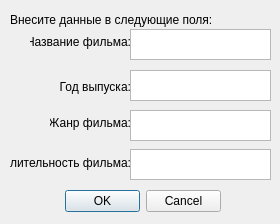
<?xml version="1.0" encoding="UTF-8"?>
<ui version="4.0">
 <class>Form</class>
 <widget class="QWidget" name="Form">
  <property name="geometry">
   <rect>
    <x>0</x>
    <y>0</y>
    <width>280</width>
    <height>224</height>
   </rect>
  </property>
  <property name="minimumSize">
   <size>
    <width>280</width>
    <height>224</height>
   </size>
  </property>
  <property name="maximumSize">
   <size>
    <width>280</width>
    <height>224</height>
   </size>
  </property>
  <property name="windowTitle">
   <string/>
  </property>
  <widget class="QLabel" name="label">
   <property name="geometry">
    <rect>
     <x>10</x>
     <y>10</y>
     <width>211</width>
     <height>20</height>
    </rect>
   </property>
   <property name="text">
    <string>Внесите данные в следующие поля:</string>
   </property>
  </widget>
  <widget class="QLabel" name="label_2">
   <property name="geometry">
    <rect>
     <x>30</x>
     <y>35</y>
     <width>101</width>
     <height>21</height>
    </rect>
   </property>
   <property name="text">
    <string>Название фильма:</string>
   </property>
   <property name="alignment">
    <set>Qt::AlignRight|Qt::AlignTop|Qt::AlignTrailing</set>
   </property>
  </widget>
  <widget class="QLabel" name="label_3">
   <property name="geometry">
    <rect>
     <x>50</x>
     <y>80</y>
     <width>81</width>
     <height>20</height>
    </rect>
   </property>
   <property name="text">
    <string>  Год выпуска:</string>
   </property>
   <property name="alignment">
    <set>Qt::AlignRight|Qt::AlignTop|Qt::AlignTrailing</set>
   </property>
  </widget>
  <widget class="QLabel" name="label_4">
   <property name="geometry">
    <rect>
     <x>50</x>
     <y>116</y>
     <width>81</width>
     <height>20</height>
    </rect>
   </property>
   <property name="autoFillBackground">
    <bool>false</bool>
   </property>
   <property name="text">
    <string>Жанр фильма:</string>
   </property>
   <property name="alignment">
    <set>Qt::AlignRight|Qt::AlignTop|Qt::AlignTrailing</set>
   </property>
  </widget>
  <widget class="QLabel" name="label_5">
   <property name="geometry">
    <rect>
     <x>10</x>
     <y>156</y>
     <width>121</width>
     <height>20</height>
    </rect>
   </property>
   <property name="text">
    <string>Длительность фильма:</string>
   </property>
   <property name="alignment">
    <set>Qt::AlignRight|Qt::AlignTop|Qt::AlignTrailing</set>
   </property>
  </widget>
  <widget class="QPlainTextEdit" name="duration">
   <property name="geometry">
    <rect>
     <x>130</x>
     <y>149</y>
     <width>141</width>
     <height>31</height>
    </rect>
   </property>
  </widget>
  <widget class="QPlainTextEdit" name="year">
   <property name="geometry">
    <rect>
     <x>130</x>
     <y>70</y>
     <width>141</width>
     <height>31</height>
    </rect>
   </property>
  </widget>
  <widget class="QPlainTextEdit" name="genre">
   <property name="geometry">
    <rect>
     <x>130</x>
     <y>110</y>
     <width>141</width>
     <height>31</height>
    </rect>
   </property>
  </widget>
  <widget class="QPlainTextEdit" name="name">
   <property name="geometry">
    <rect>
     <x>130</x>
     <y>29</y>
     <width>141</width>
     <height>31</height>
    </rect>
   </property>
  </widget>
  <widget class="QDialogButtonBox" name="btnBox">
   <property name="geometry">
    <rect>
     <x>65</x>
     <y>190</y>
     <width>156</width>
     <height>23</height>
    </rect>
   </property>
   <property name="standardButtons">
    <set>QDialogButtonBox::Cancel|QDialogButtonBox::Ok</set>
   </property>
  </widget>
 </widget>
 <resources/>
 <connections/>
</ui>
